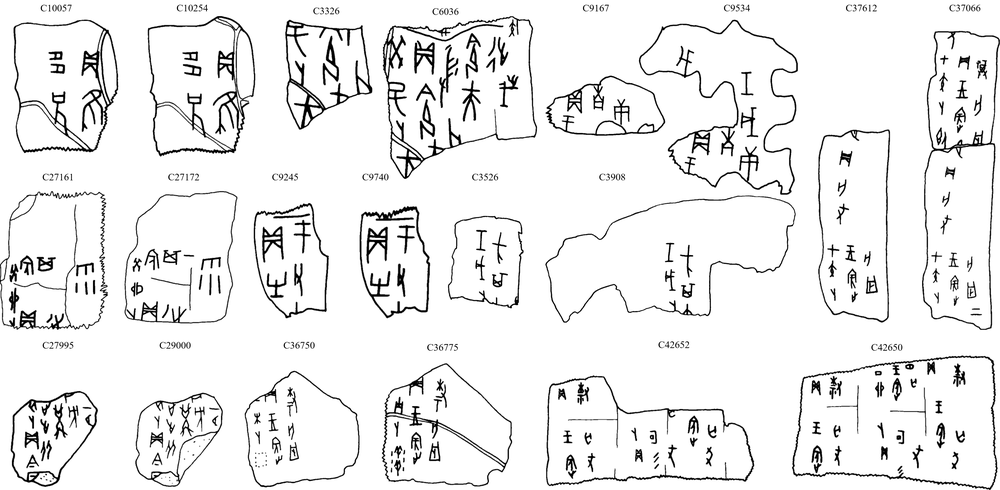
#> input picture case-10.png, 1000 x 490 px, shrunk from 4212 x 2065 before the run; its folder holds only this picture in this run
$ python -i pic-pic2.py   (imports and definitions only)
#> lines starting #> are read from the running program, lines starting #| are printed output that depends on the picture; after the words box and inside, x2 and y2 are one past the last pixel; in counts of white or black regions, pixels touching at a corner belong together
import cv2
import numpy as np
import pytesseract
from PIL import Image
import os


def detect_and_crop(image_path, output_dir):
    # 读取图像
#> called with image_path = '../case-10.png', output_dir = 'out.png'
    image = cv2.imread(image_path)
#> image is the input picture: shape (490, 1000, 3); min 0, max 255, mean 237.5
    gray = cv2.cvtColor(image, cv2.COLOR_BGR2GRAY)

    # 自适应阈值
    thresh = cv2.adaptiveThreshold(gray, 255, cv2.ADAPTIVE_THRESH_GAUSSIAN_C, cv2.THRESH_BINARY_INV, 11, 2)
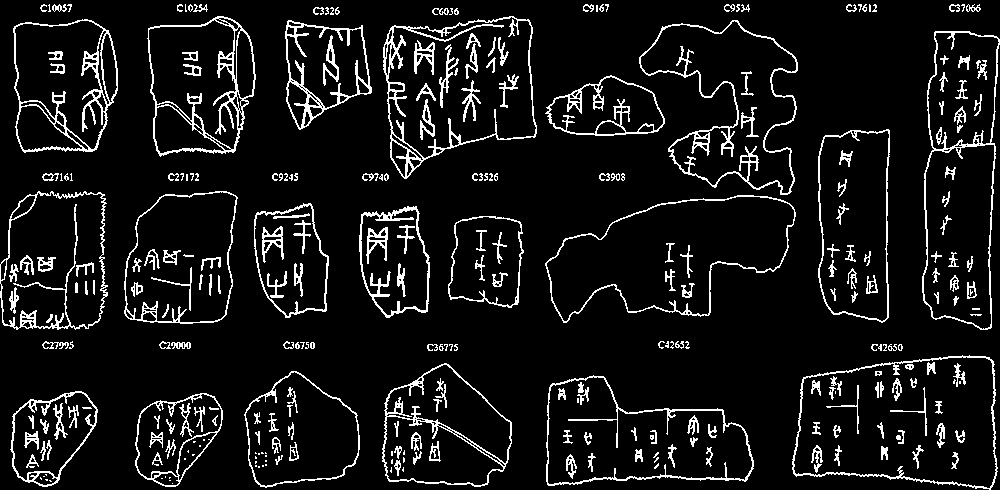
#> thresh: shape (490, 1000); 8.7% white in thin lines or dots

    # 形态学操作（闭操作）以连接断开的部分
    kernel = cv2.getStructuringElement(cv2.MORPH_RECT, (5, 5))
    morph = cv2.morphologyEx(thresh, cv2.MORPH_CLOSE, kernel)
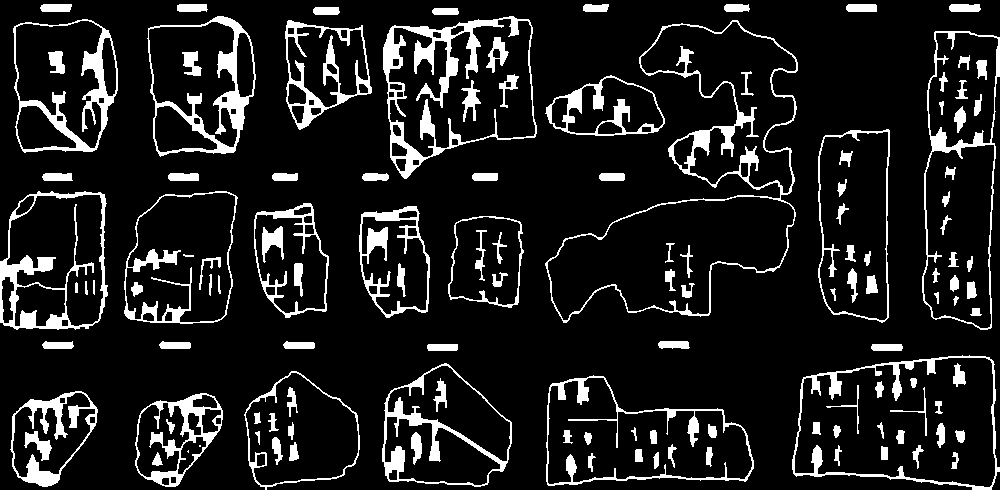
#> morph: shape (490, 1000); 11.8% white; 129 white regions (2 under 20 px)

    # 寻找轮廓
    contours, _ = cv2.findContours(morph, cv2.RETR_EXTERNAL, cv2.CHAIN_APPROX_SIMPLE)
#> contours = 39 contours; largest, box (x1, y1, x2, y2) and area: (545, 20, 798, 323) 34508, (792, 355, 1000, 490) 22806, (922, 31, 1000, 330) 18894, (383, 16, 537, 179) 18214, (546, 375, 754, 486) 15787

    count = 0
    for contour in contours:
        # 过滤掉面积过小的轮廓
        area = cv2.contourArea(contour)
        if area < 500:  # 调整此值以排除过小的区域
            continue

        # 获取凸包
        hull = cv2.convexHull(contour)

        # 计算外接矩形
        x, y, w, h = cv2.boundingRect(hull)
        if w > 100 and h > 100:  # 过滤掉太小的区域
            count += 1
            cropped_image = image[y:y + h, x:x + w]

            # 识别下方的编号
            number_y_start = y + h
            number_y_end = number_y_start + 130  # 假设编号区域高度为130像素
            number_image = image[number_y_start:number_y_end, x:x + w]
            number_text = pytesseract.image_to_string(Image.fromarray(number_image), config='--psm 7').strip()

            # 如果识别的编号不是数字，使用默认编号
            if not number_text.isdigit():
                number_text = f"{os.path.splitext(os.path.basename(image_path))[0]}_{count}"

            # 保存裁剪后的图像
            output_path = os.path.join(output_dir, f"{number_text}.png")
            cropped_pil_image = Image.fromarray(cv2.cvtColor(cropped_image, cv2.COLOR_BGR2RGB))
            cropped_pil_image.save(output_path)
#> this loop made 3 passes
#> (area, x, y, w, h, count, number_y_start, number_y_end) on pass 3: (15787, 546, 375, 208, 111, 1, 486, 616)
#> (area, x, y, w, h) on passes 1 to 2: (5671, 135, 393, 88, 94), (5702.5, 10, 391, 88, 96)
#> pass 3, in detect_and_crop, `cropped_image = image[y:y + h, x:x + w]`:
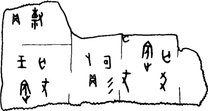
#> cropped_image: shape (111, 208, 3); min 0, max 255, mean 233.8
#> after the loop, count = 1


def process_directory(input_dir, output_dir):
    if not os.path.exists(output_dir):
        os.makedirs(output_dir)

    for filename in os.listdir(input_dir):
        if filename.endswith(".png"):
            image_path = os.path.join(input_dir, filename)
            detect_and_crop(image_path, output_dir)

# 输入和输出目录
input_dir = "E:\\Edge detection\\Info\\26"
output_dir = "E:\\Edge detection\\Info\\total_results1\\26"

# 处理目录中的所有图像
# [1 line not run here, left out]

#> (the run stopped early here; a loop or call above may not have finished)

$ run again, on case-3.png
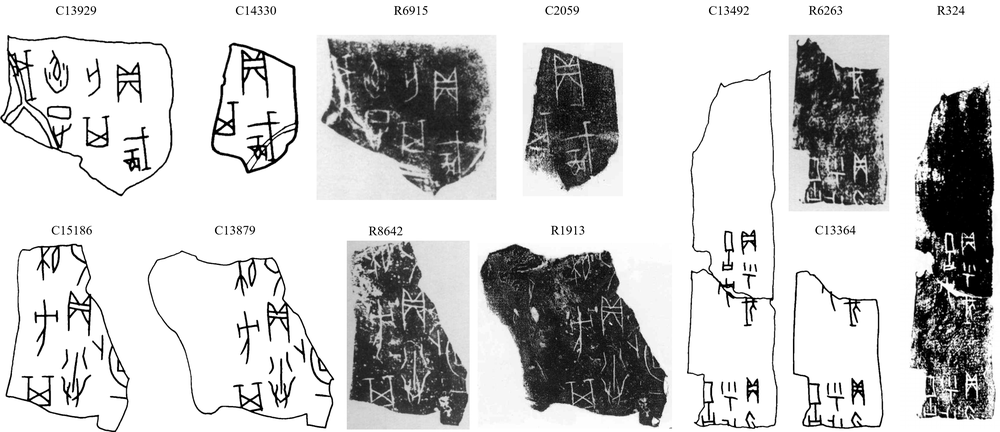
#> input picture case-3.png, 1000 x 432 px, shrunk from 3241 x 1400 before the run
#> in detect_and_crop, image is the input picture: shape (432, 1000, 3); min 0, max 255, mean 200.7
#> in detect_and_crop, `thresh = cv2.adaptiveThreshold(gray, 255, cv2.ADAPTIVE_THRESH_GAUSSIAN..`:
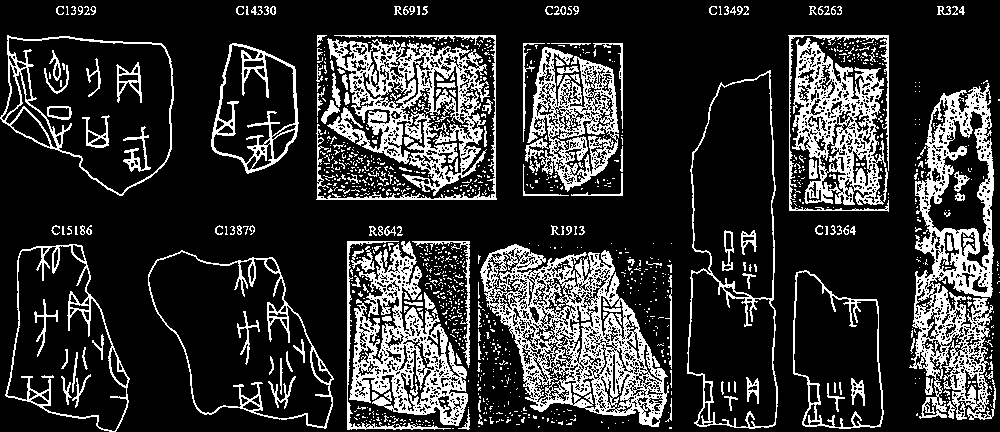
#> thresh: shape (432, 1000); 20.2% white in thin lines or dots
#> morph: shape (432, 1000); 33.2% white; 124 white regions (70 under 20 px)
#> contours = 96 contours, 64 with area under 20; largest, box (x1, y1, x2, y2) and area: (316, 35, 497, 200) 29168, (687, 70, 778, 429) 26510, (909, 80, 1000, 420) 23236, (347, 241, 470, 432) 22748, (477, 244, 672, 427) 22594
#> the loop in detect_and_crop, `for contour in contours:` made 61 passes
#> (area, x, y, w, h, count, number_y_start, number_y_end) on pass 61: (21078, 148, 250, 186, 179, 1, 429, 559)
#> after the loop in detect_and_crop, `for contour in contours:`:
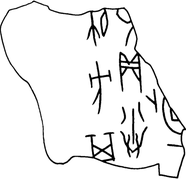
#> cropped_image: shape (179, 186, 3); min 0, max 255, mean 236.8
#> after the loop in detect_and_crop, `for contour in contours:`: count = 1
